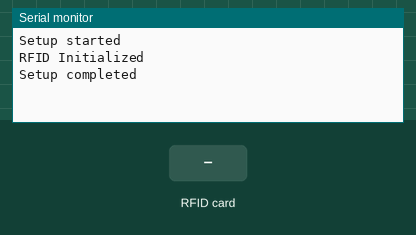
A sketch run on a simulated Arduino Mega 2560, built with avr-gcc and run on an emulated ATmega2560. Parts: the last lines printed to the serial monitor. The inputs (shaded band) are chosen by the test bench.

Above: at 1.2 s.
1.3 s: RFID card 5E 7A 19 C4 held to the reader
At 2.8 s:
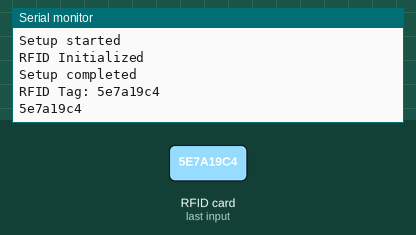
At 7.0 s:
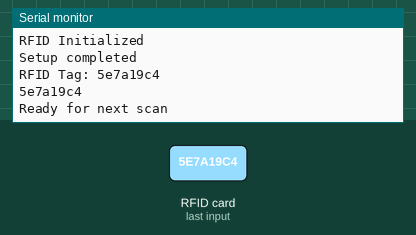

Measured:
- after the input at 1.3 s, the serial monitor: prints a new line at once (image 1)

The sketch:

RFIDReader.ino
```cpp
#include <SPI.h>
#include <MFRC522.h>

#define SS_PIN 53
#define RST_PIN 9

// RFIDManager class handles the initialization and reading of RFID tags using the MFRC522 module
class RFIDManager
{
    public:
    void begin()
    {
        SPI.begin(); // Initialize SPI bus to communicate with RFID reader
        rfid.PCD_Init();
        Serial.println("RFID Initialized");
    }

    String readRFID()
    {
        if (!rfid.PICC_IsNewCardPresent())
        {
            return "";
        }
        if (!rfid.PICC_ReadCardSerial())
        {
            Serial.println("Failed to read card serial");
            return "";
        }

        String rfidTag = "";
        for (byte i = 0; i < rfid.uid.size; i++)
        {
            rfidTag += String(rfid.uid.uidByte[i], HEX); // Convert UID bytes to HEX string for readability
        }
        rfid.PICC_HaltA(); // Halt PICC to stop reading
        return rfidTag;
    }
    private:
    MFRC522 rfid = MFRC522(SS_PIN, RST_PIN); // Create MFRC522 instance with defined pins
};

RFIDManager rfidManager;

// The setup function initializes serial communication and the RFID manager.
void setup()
{
    Serial.begin(9600);
    Serial.println("Setup started");
    rfidManager.begin();
    Serial.println("Setup completed");
}

// Continuously checks for new RFID tags and processes them.
void loop()
{
    String rfidTag = rfidManager.readRFID();
    if (rfidTag != "")
    {
        Serial.println("RFID Tag: " + rfidTag);
        Serial.println(rfidTag);
        delay(5000);
        Serial.println("Ready for next scan");
    }
}
```

NodeMCU_Basic.ino
```cpp

```
